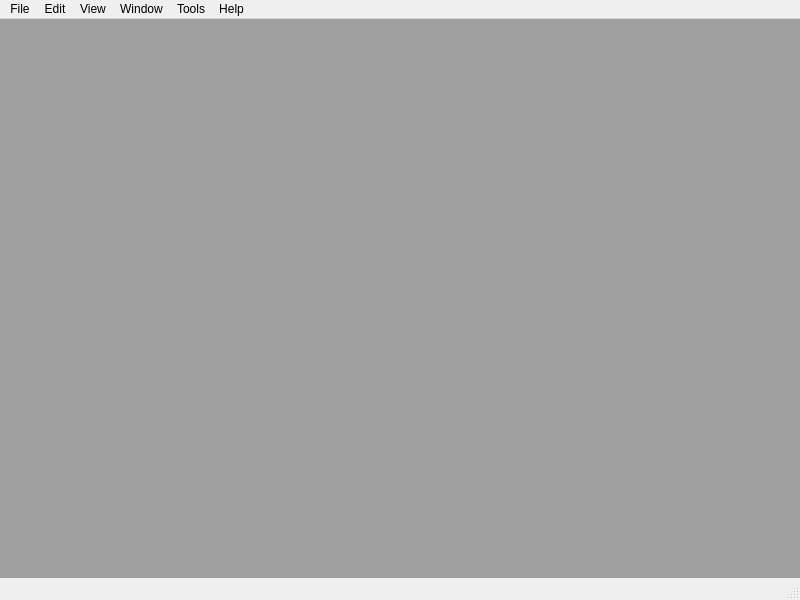
<?xml version="1.0" encoding="UTF-8"?>
<ui version="4.0">
 <class>SmartMT_MainWindow</class>
 <widget class="QMainWindow" name="SmartMT_MainWindow">
  <property name="geometry">
   <rect>
    <x>0</x>
    <y>0</y>
    <width>800</width>
    <height>600</height>
   </rect>
  </property>
  <property name="minimumSize">
   <size>
    <width>800</width>
    <height>600</height>
   </size>
  </property>
  <property name="windowTitle">
   <string>SmartMT</string>
  </property>
  <widget class="QWidget" name="centralwidget">
   <property name="sizePolicy">
    <sizepolicy hsizetype="Expanding" vsizetype="Expanding">
     <horstretch>0</horstretch>
     <verstretch>0</verstretch>
    </sizepolicy>
   </property>
   <layout class="QHBoxLayout" name="horizontalLayout">
    <property name="leftMargin">
     <number>0</number>
    </property>
    <property name="topMargin">
     <number>0</number>
    </property>
    <property name="rightMargin">
     <number>0</number>
    </property>
    <property name="bottomMargin">
     <number>0</number>
    </property>
    <item>
     <widget class="QMdiArea" name="mdiArea"/>
    </item>
   </layout>
  </widget>
  <widget class="QStatusBar" name="statusbar"/>
  <widget class="QMenuBar" name="menubar">
   <property name="geometry">
    <rect>
     <x>0</x>
     <y>0</y>
     <width>800</width>
     <height>20</height>
    </rect>
   </property>
   <widget class="QMenu" name="menuFile">
    <property name="title">
     <string>File</string>
    </property>
    <addaction name="actionNew_Project"/>
    <addaction name="actionOpen_Project"/>
    <addaction name="actionSave_Project"/>
    <addaction name="actionClose_Project"/>
    <addaction name="separator"/>
    <addaction name="actionOpen_edi_File"/>
    <addaction name="actionOpen_edi_Folder"/>
    <addaction name="actionSave_as_Project"/>
    <addaction name="separator"/>
    <addaction name="actionExport"/>
    <addaction name="separator"/>
    <addaction name="actionExit"/>
   </widget>
   <widget class="QMenu" name="menuEdit">
    <property name="title">
     <string>Edit</string>
    </property>
   </widget>
   <widget class="QMenu" name="menuView">
    <property name="title">
     <string>View</string>
    </property>
    <addaction name="actionShow_Data_Collection"/>
    <addaction name="actionShow_Station_Summary"/>
   </widget>
   <widget class="QMenu" name="menuWindow">
    <property name="title">
     <string>Window</string>
    </property>
   </widget>
   <widget class="QMenu" name="menuHelp">
    <property name="title">
     <string>Help</string>
    </property>
    <addaction name="actionFind_Action"/>
    <addaction name="actionHelp"/>
    <addaction name="separator"/>
    <addaction name="actionAbout"/>
   </widget>
   <widget class="QMenu" name="menuTools">
    <property name="title">
     <string>Tools</string>
    </property>
    <addaction name="actionPlot"/>
    <addaction name="separator"/>
    <addaction name="actionOptions"/>
   </widget>
   <addaction name="menuFile"/>
   <addaction name="menuEdit"/>
   <addaction name="menuView"/>
   <addaction name="menuWindow"/>
   <addaction name="menuTools"/>
   <addaction name="menuHelp"/>
  </widget>
  <action name="actionNew_Project">
   <property name="text">
    <string>New Project...</string>
   </property>
   <property name="shortcut">
    <string>Alt+N</string>
   </property>
  </action>
  <action name="actionOpen_Project">
   <property name="text">
    <string>Open Project...</string>
   </property>
  </action>
  <action name="actionClose_Project">
   <property name="enabled">
    <bool>false</bool>
   </property>
   <property name="text">
    <string>Close Project</string>
   </property>
  </action>
  <action name="actionOpen_edi_File">
   <property name="text">
    <string>Open .edi File...</string>
   </property>
  </action>
  <action name="actionOpen_edi_Folder">
   <property name="text">
    <string>Open .edi Folder...</string>
   </property>
  </action>
  <action name="actionSave_as_Project">
   <property name="enabled">
    <bool>false</bool>
   </property>
   <property name="text">
    <string>Save as Project...</string>
   </property>
  </action>
  <action name="actionSave_Project">
   <property name="enabled">
    <bool>false</bool>
   </property>
   <property name="text">
    <string>Save Project...</string>
   </property>
  </action>
  <action name="actionExit">
   <property name="text">
    <string>Exit</string>
   </property>
   <property name="statusTip">
    <string extracomment="Exit Application"/>
   </property>
   <property name="menuRole">
    <enum>QAction::QuitRole</enum>
   </property>
  </action>
  <action name="actionExport">
   <property name="text">
    <string>Export...</string>
   </property>
  </action>
  <action name="actionShow_Data_Collection">
   <property name="checkable">
    <bool>true</bool>
   </property>
   <property name="checked">
    <bool>true</bool>
   </property>
   <property name="enabled">
    <bool>false</bool>
   </property>
   <property name="text">
    <string>Show Data Collection</string>
   </property>
  </action>
  <action name="actionFind_Action">
   <property name="text">
    <string>Find Action...</string>
   </property>
  </action>
  <action name="actionHelp">
   <property name="text">
    <string>Help</string>
   </property>
  </action>
  <action name="actionAbout">
   <property name="text">
    <string>About</string>
   </property>
   <property name="menuRole">
    <enum>QAction::AboutRole</enum>
   </property>
  </action>
  <action name="actionOptions">
   <property name="text">
    <string>Options...</string>
   </property>
   <property name="menuRole">
    <enum>QAction::PreferencesRole</enum>
   </property>
  </action>
  <action name="actionPlot">
   <property name="text">
    <string>Plot...</string>
   </property>
  </action>
  <action name="actionShow_Station_Summary">
   <property name="checkable">
    <bool>true</bool>
   </property>
   <property name="checked">
    <bool>true</bool>
   </property>
   <property name="enabled">
    <bool>false</bool>
   </property>
   <property name="text">
    <string>Show Station Summary</string>
   </property>
  </action>
 </widget>
 <resources/>
 <connections/>
</ui>
